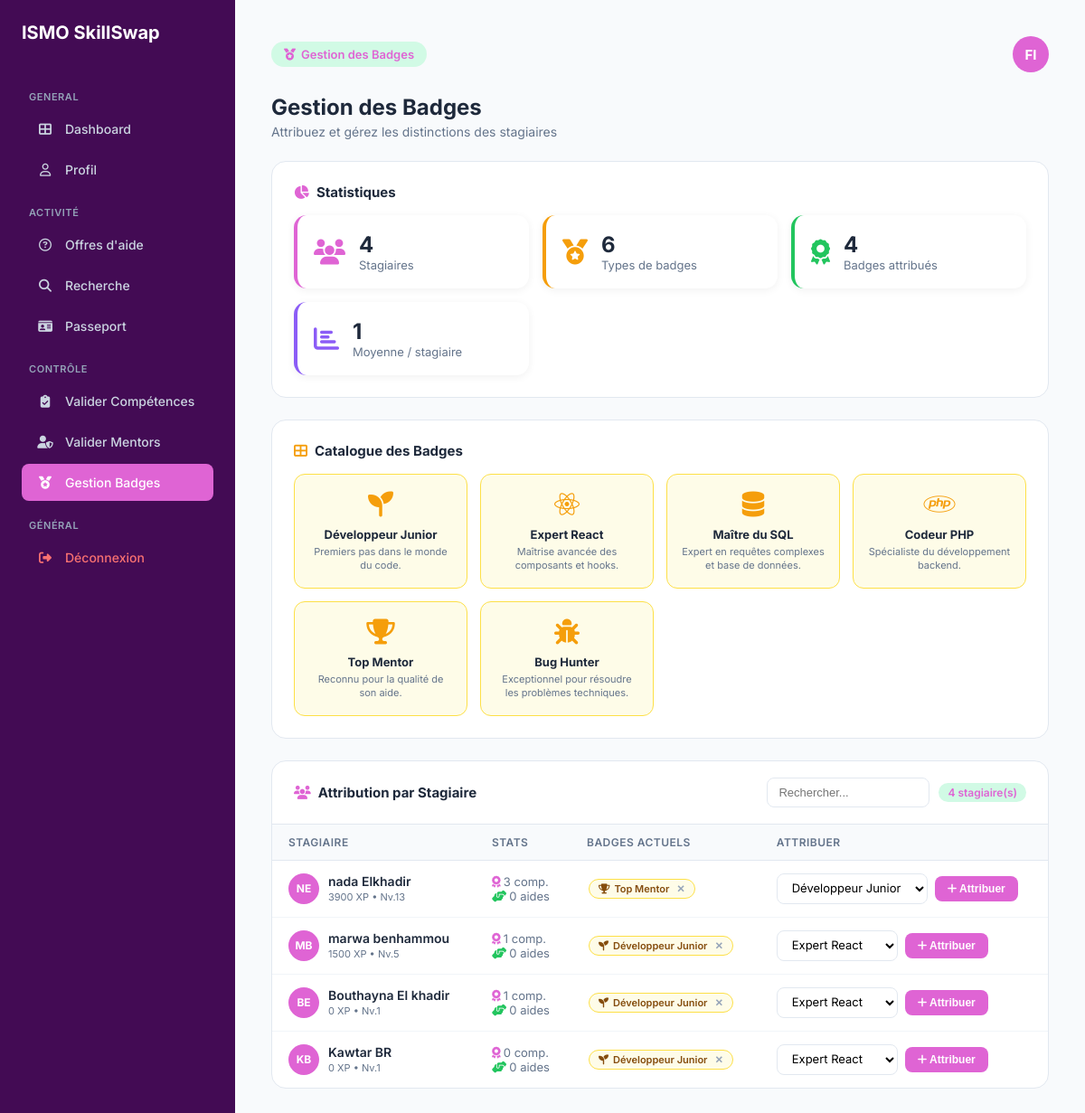
Page /gestion_badges.php (signed in) on the committed database.
### tables this page shows
CREATE TABLE `utilisateur` (
  `id_utilisateur` int NOT NULL,
  `nom_uti` varchar(50) DEFAULT NULL,
  `prenom_uti` varchar(50) DEFAULT NULL,
  `email_uti` varchar(100) DEFAULT NULL,
  `pwd_uti` varchar(255) DEFAULT NULL,
  `role` enum('stagiaire','formateur','admin') DEFAULT NULL,
  `photo` varchar(255) DEFAULT 'default.png',
  `is_verified` tinyint(1) DEFAULT '0'
);

CREATE TABLE `badges` (
  `id_badge` int NOT NULL,
  `nom_badge` varchar(50) DEFAULT NULL,
  `description_badge` text,
  `image_badge` varchar(255) DEFAULT 'default_badge.png'
);

CREATE TABLE `obtenir` (
  `id_utilisateur` int NOT NULL,
  `id_badge` int NOT NULL,
  `date_obtention` date DEFAULT NULL,
  `statut` varchar(50) DEFAULT 'Non attribué'
);

### gestion_badges.php (the view, shortened to what this page needs)
<?php
require_once 'config.php';
$userId    = $_SESSION['user_id'];
$user_role = $_SESSION['user_role'];
$themeClass = 'theme-stagiaire';
if (in_array($user_role, ['admin', 'administrateur'])) $themeClass = 'theme-admin';
elseif ($user_role === 'formateur')                    $themeClass = 'theme-formateur';
$infosuser = $pdo->prepare("SELECT prenom_uti, nom_uti FROM utilisateur WHERE id_utilisateur = ?");
$infosuser->execute([$userId]);
$user     = $infosuser->fetch();
$initials = $user ? strtoupper(substr($user['prenom_uti'], 0, 1) . substr($user['nom_uti'], 0, 1)) : "AD";
$stagiaires = $pdo->query(
    "SELECT u.id_utilisateur, u.nom_uti, u.prenom_uti,
            COALESCE(s.score_global, 0) AS score_global,
            (SELECT COUNT(*) FROM validation WHERE id_stagiaire = u.id_utilisateur AND etat_validation = 'valide') AS count_skills,
            (SELECT COUNT(*) FROM reponses_aide WHERE id_aidant = u.id_utilisateur AND statut = 'accepte') AS count_aides,
            (SELECT COUNT(*) FROM obtenir WHERE id_utilisateur = u.id_utilisateur) AS count_badges
     FROM utilisateur u
     LEFT JOIN stagiaire s ON u.id_utilisateur = s.id_utilisateur
     WHERE u.role = 'stagiaire'
     ORDER BY score_global DESC"
)->fetchAll(PDO::FETCH_ASSOC);
$allBadges = $pdo->query("SELECT id_badge, nom_badge, description_badge, image_badge FROM badges ORDER BY id_badge")->fetchAll(PDO::FETCH_ASSOC);
$totalBadgesAttrib = $pdo->query("SELECT COUNT(*) FROM obtenir")->fetchColumn();
$totalStagiaires   = count($stagiaires);
$avgBadges         = $totalStagiaires > 0 ? round($totalBadgesAttrib / $totalStagiaires, 1) : 0;
function getStagiaireBadges($pdo, $uid) {
    $stmt = $pdo->prepare("SELECT o.id_badge, b.nom_badge, b.image_badge FROM obtenir o JOIN badges b ON o.id_badge = b.id_badge WHERE o.id_utilisateur = ?");
    $stmt->execute([$uid]);
    return $stmt->fetchAll(PDO::FETCH_ASSOC);
}
?>
<!DOCTYPE html>
<html lang="fr">
<head>
    <link rel="stylesheet" href="https://cdnjs.cloudflare.com/ajax/libs/font-awesome/6.4.0/css/all.min.css">
</head>
<body class="<?php echo $themeClass; ?>">
<?php if($user_role==="formateur")include 'sidebarform.php'; ?>
<main class="main">
    <header>
        <div class="admin-badge"><i class="fas fa-medal"></i> Gestion des Badges</div>
        <div class="avatar-top"><?php echo $initials; ?></div>
    </header>
    <div>
        <h1 class="page-title">Gestion des Badges</h1>
        <p class="page-sub">Attribuez et gérez les distinctions des stagiaires</p>
    </div>
    <div class="section-card">
        <div class="section-title">
            <span><i class="fas fa-chart-pie" style="color:var(--primary); margin-right:8px;"></i>Statistiques</span>
        </div>
        <div class="stats-grid">
            <div class="stat-card" style="border-left:4px solid var(--primary);">
                <i class="fas fa-users" style="font-size:28px; color:var(--primary);"></i>
                <div>
                    <div class="stat-num"><?php echo $totalStagiaires; ?></div>
                    <div class="stat-label">Stagiaires</div>
                </div>
            </div>
            <div class="stat-card" style="border-left:4px solid #f59e0b;">
                <i class="fas fa-medal" style="font-size:28px; color:#f59e0b;"></i>
                <div>
                    <div class="stat-num"><?php echo count($allBadges); ?></div>
                    <div class="stat-label">Types de badges</div>
                </div>
            </div>
            <div class="stat-card" style="border-left:4px solid #22c55e;">
                <i class="fas fa-award" style="font-size:28px; color:#22c55e;"></i>
                <div>
                    <div class="stat-num"><?php echo $totalBadgesAttrib; ?></div>
                    <div class="stat-label">Badges attribués</div>
                </div>
            </div>
            <div class="stat-card" style="border-left:4px solid #8b5cf6;">
                <i class="fas fa-chart-bar" style="font-size:28px; color:#8b5cf6;"></i>
                <div>
                    <div class="stat-num"><?php echo $avgBadges; ?></div>
                    <div class="stat-label">Moyenne / stagiaire</div>
                </div>
            </div>
        </div>
    </div>
    <div class="section-card">
        <div class="section-title">
            <span><i class="fas fa-th-large" style="color:#f59e0b; margin-right:8px;"></i>Catalogue des Badges</span>
        </div>
        <div class="badges-catalogue">
            <?php foreach ($allBadges as $b): ?>
            <div class="badge-card">
                <div class="badge-icon"><i class="<?php echo htmlspecialchars($b['image_badge']); ?>"></i></div>
                <div class="badge-name"><?php echo htmlspecialchars($b['nom_badge']); ?></div>
                <div class="badge-desc"><?php echo htmlspecialchars($b['description_badge']); ?></div>
            </div>
            <?php endforeach; ?>
        </div>
    </div>
    <div class="table-card">
        <div class="table-header">
            <h3><i class="fas fa-users" style="margin-right:8px; color:var(--primary);"></i>Attribution par Stagiaire</h3>
            <div style="display:flex; gap:10px; align-items:center;">
                <input type="text" id="searchInput" placeholder="Rechercher..." style="padding:8px 12px; border:1px solid var(--border); border-radius:8px; font-size:13px; outline:none; width:180px;">
                <span class="count-badge"><?php echo $totalStagiaires; ?> stagiaire(s)</span>
            </div>
        </div>
        <?php if (empty($stagiaires)): ?>
            <div class="empty-state">
                <i class="fas fa-users"></i>
                <p>Aucun stagiaire trouvé.</p>
            </div>
        <?php else: ?>
        <table>
            <thead>
                <tr>
                    <th>Stagiaire</th>
                    <th>Stats</th>
                    <th>Badges actuels</th>
                    <th>Attribuer</th>
                </tr>
            </thead>
            <tbody>
                <?php foreach ($stagiaires as $s):
                    $stagBadges = getStagiaireBadges($pdo, $s['id_utilisateur']);
                    $stagInit   = strtoupper(substr($s['prenom_uti'], 0, 1) . substr($s['nom_uti'], 0, 1));
                    $level      = max(1, floor($s['score_global'] / 300));
                    $ownedIds   = array_column($stagBadges, 'id_badge');
                    $available  = array_filter($allBadges, fn($b) => !in_array($b['id_badge'], $ownedIds));
                ?>
                <tr class="stag-row" data-name="<?php echo strtolower($s['prenom_uti'] . ' ' . $s['nom_uti']); ?>">
                    <td>
                        <div class="stag-info">
                            <div class="av-sm"><?php echo $stagInit; ?></div>
                            <div>
                                <div class="stag-name"><?php echo htmlspecialchars($s['prenom_uti'] . ' ' . $s['nom_uti']); ?></div>
                                <div class="stag-xp"><?php echo $s['score_global']; ?> XP • Nv.<?php echo $level; ?></div>
                            </div>
                        </div>
                    </td>
                    <td style="font-size:13px; color:var(--text-muted);">
                        <span><i class="fas fa-award" style="color:var(--primary); margin-right:3px;"></i><?php echo $s['count_skills']; ?> comp.</span><br>
                        <span><i class="fas fa-hands-helping" style="color:var(--green); margin-right:3px;"></i><?php echo $s['count_aides']; ?> aides</span>
                    </td>
                    <td>
                        <?php if (!empty($stagBadges)): ?>
                            <?php foreach ($stagBadges as $b): ?>
                            <span class="mini-badge">
                                <i class="<?php echo htmlspecialchars($b['image_badge']); ?>"></i>
                                <?php echo htmlspecialchars($b['nom_badge']); ?>
                                <a href="gestion_badges.php?action=supprimer&uid=<?php echo $s['id_utilisateur']; ?>&bid=<?php echo $b['id_badge']; ?>"
                                   onclick="return confirm('Supprimer ce badge ?')"
                                   style="color:#94a3b8; margin-left:3px; text-decoration:none;">✕</a>
                            </span>
                            <?php endforeach; ?>
                        <?php else: ?>
                            <span class="no-badge">Aucun badge</span>
                        <?php endif; ?>
                    </td>
                    <td>
                        <?php if (!empty($available)): ?>
                        <form method="POST" action="gestion_badges.php" class="attrib-form">
                            <select name="id_badge">
                                <?php foreach ($available as $b): ?>
                                    <option value="<?php echo $b['id_badge']; ?>"><?php echo htmlspecialchars($b['nom_badge']); ?></option>
                                <?php endforeach; ?>
                            </select>
                            <button type="submit" name="attribuer_badge" class="btn-attrib">
                                <i class="fas fa-plus"></i> Attribuer
                            </button>
                        </form>
                        <?php else: ?>
                            <span style="font-size:12px; color:var(--green); font-weight:600;"><i class="fas fa-check-circle"></i> Tous obtenus</span>
                        <?php endif; ?>
                    </td>
                </tr>
                <?php endforeach; ?>
            </tbody>
        </table>
        <?php endif; ?>
    </div>
</main>
</body>
</html>

### gestion_badges.php (style rules this page uses)
.theme-formateur { --sidebar-bg:#430b54; --primary:#df64d4; --primary-hover:#8447ac; }
:root { --main-bg: #f8fafc; --border: #e2e8f0; --text-main: #1e293b; --text-muted:#64748b; --green: #22c55e; --red: #ef4444; --yellow: #f59e0b; }
* { box-sizing: border-box; margin: 0; padding: 0; }
body { display: flex; background: var(--main-bg); font-family: 'Inter', sans-serif; min-height: 100vh; color: var(--text-main); }
.main { flex: 1; padding: 40px; overflow-y: auto; display: flex; flex-direction: column; gap: 24px; }
header { display: flex; justify-content: space-between; align-items: center; }
.admin-badge { background: #d1fae5; color: var(--primary); padding: 6px 14px; border-radius: 20px; font-size: 13px; font-weight: 600; display: flex; align-items: center; gap: 6px; }
.avatar-top { width: 40px; height: 40px; background: var(--primary); color: white; border-radius: 50%; display: flex; align-items: center; justify-content: center; font-weight: 700; font-size: 15px; }
.page-title { font-size: 24px; font-weight: 700; }
.page-sub { color: var(--text-muted); font-size: 14px; margin-top: 4px; }
.stats-grid { display: grid; grid-template-columns: repeat(auto-fit, minmax(200px, 1fr)); gap: 15px; }
.stat-card { background: white; border-radius: 14px; padding: 18px; display: flex; align-items: center; gap: 15px; box-shadow: 0 2px 10px rgba(0,0,0,.06); transition: 0.3s; }
.stat-num { font-size: 24px; font-weight: 700; }
.stat-label { font-size: 13px; color: var(--text-muted); }
.section-card { background: white; border-radius: 16px; border: 1px solid var(--border); padding: 24px; }
.section-title { font-size: 15px; font-weight: 700; margin-bottom: 16px; display: flex; align-items: center; justify-content: space-between; }
.badges-catalogue { display: grid; grid-template-columns: repeat(auto-fill, minmax(180px, 1fr)); gap: 14px; }
.badge-card { background: #fefce8; border: 1px solid #fde047; border-radius: 12px; padding: 16px; text-align: center; }
.badge-icon { font-size: 28px; color: var(--yellow); margin-bottom: 8px; }
.badge-name { font-size: 13px; font-weight: 700; margin-bottom: 4px; }
.badge-desc { font-size: 11px; color: var(--text-muted); line-height: 1.4; }
.table-card { background: white; border-radius: 16px; border: 1px solid var(--border); overflow: hidden; }
.table-header { padding: 18px 24px; border-bottom: 1px solid var(--border); display: flex; justify-content: space-between; align-items: center; }
.table-header h3 { font-size: 15px; font-weight: 700; }
.count-badge { background: #d1fae5; color: var(--primary); padding: 3px 10px; border-radius: 20px; font-size: 12px; font-weight: 600; }
table { width: 100%; border-collapse: collapse; }
th { padding: 12px 18px; text-align: left; font-size: 12px; font-weight: 600; color: var(--text-muted); text-transform: uppercase; letter-spacing: .04em; background: #f8fafc; border-bottom: 1px solid var(--border); }
td { padding: 14px 18px; font-size: 14px; border-bottom: 1px solid #f1f5f9; vertical-align: middle; }
tr:last-child td { border-bottom: none; }
.stag-info { display: flex; align-items: center; gap: 10px; }
.av-sm { width: 34px; height: 34px; border-radius: 50%; background: var(--primary); color: white; display: flex; align-items: center; justify-content: center; font-size: 12px; font-weight: 700; flex-shrink: 0; }
.stag-name { font-size: 14px; font-weight: 600; }
.stag-xp { font-size: 11px; color: var(--text-muted); margin-top: 2px; }
.mini-badge { display: inline-flex; align-items: center; gap: 5px; background: #fefce8; border: 1px solid #fde047; border-radius: 20px; padding: 3px 10px; font-size: 11px; font-weight: 600; color: #854d0e; margin: 2px; }
.attrib-form { display: flex; gap: 8px; align-items: center; }
.attrib-form select { padding: 7px 12px; border: 1px solid var(--border); border-radius: 8px; font-size: 13px; font-family: inherit; outline: none; background: white; }
.btn-attrib { background: var(--primary); color: white; border: none; padding: 7px 14px; border-radius: 8px; font-size: 12px; font-weight: 600; cursor: pointer; white-space: nowrap; }

### rows in the picture
utilisateur: initials "FI"
badges: nom_badge "Développeur Junior", description_badge "Premiers pas dans le monde du code."
badges: nom_badge "Expert React", description_badge "Maîtrise avancée des composants et hooks."
badges: nom_badge "Maître du SQL", description_badge "Expert en requêtes complexes et base de données."
badges: nom_badge "Codeur PHP", description_badge "Spécialiste du développement backend."
badges: nom_badge "Top Mentor", description_badge "Reconnu pour la qualité de son aide."
badges: nom_badge "Bug Hunter", description_badge "Exceptionnel pour résoudre les problèmes techniques."
utilisateur: stagInit "NE", prenom_uti+nom_uti "nada Elkhadir", score_global "3900", level "13", count_skills "3", count_aides "0"
obtenir: id_badge.nom_badge "Top Mentor"
utilisateur: stagInit "MB", prenom_uti+nom_uti "marwa benhammou", score_global "1500", level "5", count_skills "1", count_aides "0"
obtenir: id_badge.nom_badge "Développeur Junior"
utilisateur: stagInit "BE", prenom_uti+nom_uti "Bouthayna El khadir", score_global "0", level "1", count_skills "1", count_aides "0"
utilisateur: stagInit "KB", prenom_uti+nom_uti "Kawtar BR", score_global "0", level "1", count_skills "0", count_aides "0"

### other values in the picture
$totalStagiaires "4"
count($allBadges) "6"
$totalBadgesAttrib "4"
$avgBadges "1"
form field id_badge "Développeur Junior"
form field id_badge "Expert React"
